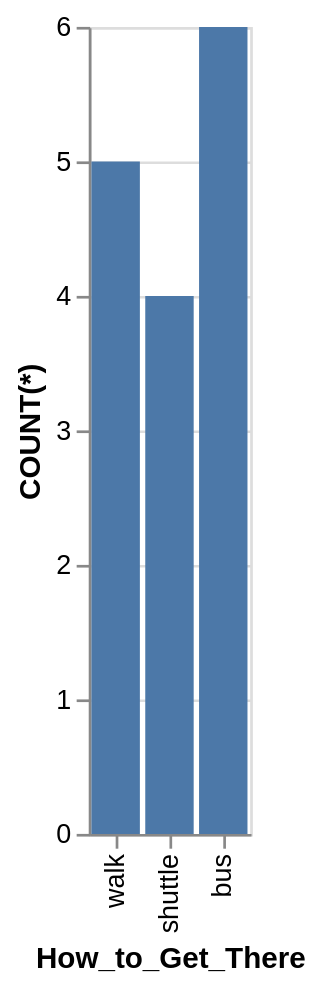

The Vega-Lite source for this figure:
### Vega-Lite specification from a JSON file in a GitHub repository (floating-point values rounded to 4 significant figures)
{"data": {"values": [{"x_data": "walk", "y_data": 5}, {"x_data": "shuttle", "y_data": 4}, {"x_data": "bus", "y_data": 6}]}, "mark": "bar", "encoding": {"x": {"field": "x_data", "type": "nominal", "title": "How_to_Get_There", "sort": "descending"}, "y": {"field": "y_data", "type": "quantitative", "title": "COUNT(*)"}}}
